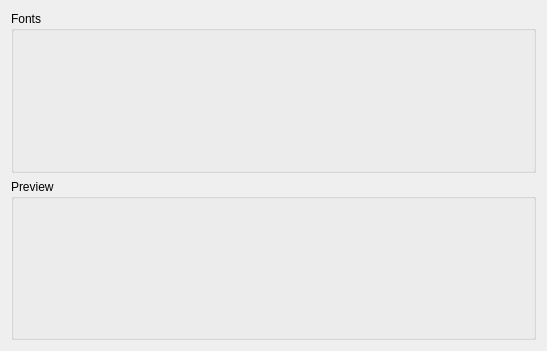
<?xml version="1.0" encoding="UTF-8"?>
<ui version="4.0">
 <class>DetailedViewPreferences</class>
 <widget class="QWidget" name="DetailedViewPreferences">
  <property name="geometry">
   <rect>
    <x>0</x>
    <y>0</y>
    <width>547</width>
    <height>351</height>
   </rect>
  </property>
  <property name="windowTitle">
   <string>Form</string>
  </property>
  <layout class="QVBoxLayout" name="verticalLayout">
   <item>
    <widget class="QGroupBox" name="fontsBox">
     <property name="title">
      <string>Fonts</string>
     </property>
    </widget>
   </item>
   <item>
    <widget class="QGroupBox" name="previewBox">
     <property name="title">
      <string>Preview</string>
     </property>
    </widget>
   </item>
  </layout>
 </widget>
 <resources/>
 <connections/>
</ui>
